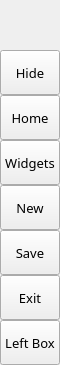
        <widget class="QFrame" name="leftMenuBg">
         <property name="minimumSize">
          <size>
           <width>60</width>
           <height>0</height>
          </size>
         </property>
         <property name="maximumSize">
          <size>
           <width>60</width>
           <height>16777215</height>
          </size>
         </property>
         <property name="frameShape">
          <enum>QFrame::NoFrame</enum>
         </property>
         <property name="frameShadow">
          <enum>QFrame::Raised</enum>
         </property>
         <layout class="QVBoxLayout" name="verticalLayout_3">
          <property name="spacing">
           <number>0</number>
          </property>
          <property name="leftMargin">
           <number>0</number>
          </property>
          <property name="topMargin">
           <number>0</number>
          </property>
          <property name="rightMargin">
           <number>0</number>
          </property>
          <property name="bottomMargin">
           <number>0</number>
          </property>
          <item>
           <widget class="QFrame" name="topLogoInfo">
            <property name="minimumSize">
             <size>
              <width>0</width>
              <height>50</height>
             </size>
            </property>
            <property name="maximumSize">
             <size>
              <width>16777215</width>
              <height>50</height>
             </size>
            </property>
            <property name="frameShape">
             <enum>QFrame::NoFrame</enum>
            </property>
            <property name="frameShadow">
             <enum>QFrame::Raised</enum>
            </property>
            <widget class="QFrame" name="topLogo">
             <property name="geometry">
              <rect>
               <x>10</x>
               <y>5</y>
               <width>42</width>
               <height>42</height>
              </rect>
             </property>
             <property name="minimumSize">
              <size>
               <width>42</width>
               <height>42</height>
              </size>
             </property>
             <property name="maximumSize">
              <size>
               <width>42</width>
               <height>42</height>
              </size>
             </property>
             <property name="frameShape">
              <enum>QFrame::NoFrame</enum>
             </property>
             <property name="frameShadow">
              <enum>QFrame::Raised</enum>
             </property>
            </widget>
            <widget class="QLabel" name="titleLeftApp">
             <property name="geometry">
              <rect>
               <x>70</x>
               <y>8</y>
               <width>160</width>
               <height>20</height>
              </rect>
             </property>
             <property name="font">
              <font>
               <family>Gotham Semibold</family>
               <pointsize>12</pointsize>
               <italic>false</italic>
               <bold>false</bold>
              </font>
             </property>
             <property name="text">
              <string>PyDracula</string>
             </property>
             <property name="alignment">
              <set>Qt::AlignLeading|Qt::AlignLeft|Qt::AlignTop</set>
             </property>
            </widget>
            <widget class="QLabel" name="titleLeftDescription">
             <property name="geometry">
              <rect>
               <x>70</x>
               <y>27</y>
               <width>160</width>
               <height>16</height>
              </rect>
             </property>
             <property name="maximumSize">
              <size>
               <width>16777215</width>
               <height>16</height>
              </size>
             </property>
             <property name="font">
              <font>
               <family>Gotham</family>
               <pointsize>8</pointsize>
               <italic>false</italic>
               <bold>false</bold>
              </font>
             </property>
             <property name="text">
              <string>Modern GUI / Flat Style</string>
             </property>
             <property name="alignment">
              <set>Qt::AlignLeading|Qt::AlignLeft|Qt::AlignTop</set>
             </property>
            </widget>
           </widget>
          </item>
          <item>
           <widget class="QFrame" name="leftMenuFrame">
            <property name="frameShape">
             <enum>QFrame::NoFrame</enum>
            </property>
            <property name="frameShadow">
             <enum>QFrame::Raised</enum>
            </property>
            <layout class="QVBoxLayout" name="verticalMenuLayout">
             <property name="spacing">
              <number>0</number>
             </property>
             <property name="leftMargin">
              <number>0</number>
             </property>
             <property name="topMargin">
              <number>0</number>
             </property>
             <property name="rightMargin">
              <number>0</number>
             </property>
             <property name="bottomMargin">
              <number>0</number>
             </property>
             <item>
              <widget class="QFrame" name="toggleBox">
               <property name="maximumSize">
                <size>
                 <width>16777215</width>
                 <height>45</height>
                </size>
               </property>
               <property name="frameShape">
                <enum>QFrame::NoFrame</enum>
               </property>
               <property name="frameShadow">
                <enum>QFrame::Raised</enum>
               </property>
               <layout class="QVBoxLayout" name="verticalLayout_4">
                <property name="spacing">
                 <number>0</number>
                </property>
                <property name="leftMargin">
                 <number>0</number>
                </property>
                <property name="topMargin">
                 <number>0</number>
                </property>
                <property name="rightMargin">
                 <number>0</number>
                </property>
                <property name="bottomMargin">
                 <number>0</number>
                </property>
                <item>
                 <widget class="QPushButton" name="toggleButton">
                  <property name="sizePolicy">
                   <sizepolicy hsizetype="Expanding" vsizetype="Fixed">
                    <horstretch>0</horstretch>
                    <verstretch>0</verstretch>
                   </sizepolicy>
                  </property>
                  <property name="minimumSize">
                   <size>
                    <width>0</width>
                    <height>45</height>
                   </size>
                  </property>
                  <property name="font">
                   <font>
                    <family>Gotham</family>
                    <pointsize>10</pointsize>
                    <italic>false</italic>
                    <bold>false</bold>
                   </font>
                  </property>
                  <property name="cursor">
                   <cursorShape>PointingHandCursor</cursorShape>
                  </property>
                  <property name="layoutDirection">
                   <enum>Qt::LeftToRight</enum>
                  </property>
                  <property name="styleSheet">
                   <string notr="true">background-image: url(:/icons/images/icons/icon_menu.png);</string>
                  </property>
                  <property name="text">
                   <string>Hide</string>
                  </property>
                 </widget>
                </item>
               </layout>
              </widget>
             </item>
             <item alignment="Qt::AlignTop">
              <widget class="QFrame" name="topMenu">
               <property name="frameShape">
                <enum>QFrame::NoFrame</enum>
               </property>
               <property name="frameShadow">
                <enum>QFrame::Raised</enum>
               </property>
               <layout class="QVBoxLayout" name="verticalLayout_8">
                <property name="spacing">
                 <number>0</number>
                </property>
                <property name="leftMargin">
                 <number>0</number>
                </property>
                <property name="topMargin">
                 <number>0</number>
                </property>
                <property name="rightMargin">
                 <number>0</number>
                </property>
                <property name="bottomMargin">
                 <number>0</number>
                </property>
                <item>
                 <widget class="QPushButton" name="btn_home">
                  <property name="sizePolicy">
                   <sizepolicy hsizetype="Expanding" vsizetype="Fixed">
                    <horstretch>0</horstretch>
                    <verstretch>0</verstretch>
                   </sizepolicy>
                  </property>
                  <property name="minimumSize">
                   <size>
                    <width>0</width>
                    <height>45</height>
                   </size>
                  </property>
                  <property name="font">
                   <font>
                    <family>Gotham</family>
                    <pointsize>10</pointsize>
                    <italic>false</italic>
                    <bold>false</bold>
                   </font>
                  </property>
                  <property name="cursor">
                   <cursorShape>PointingHandCursor</cursorShape>
                  </property>
                  <property name="layoutDirection">
                   <enum>Qt::LeftToRight</enum>
                  </property>
                  <property name="styleSheet">
                   <string notr="true">background-image: url(:/icons/images/icons/cil-home.png);</string>
                  </property>
                  <property name="text">
                   <string>Home</string>
                  </property>
                 </widget>
                </item>
                <item>
                 <widget class="QPushButton" name="btn_widgets">
                  <property name="sizePolicy">
                   <sizepolicy hsizetype="Expanding" vsizetype="Fixed">
                    <horstretch>0</horstretch>
                    <verstretch>0</verstretch>
                   </sizepolicy>
                  </property>
                  <property name="minimumSize">
                   <size>
                    <width>0</width>
                    <height>45</height>
                   </size>
                  </property>
                  <property name="font">
                   <font>
                    <family>Gotham</family>
                    <pointsize>10</pointsize>
                    <italic>false</italic>
                    <bold>false</bold>
                   </font>
                  </property>
                  <property name="cursor">
                   <cursorShape>PointingHandCursor</cursorShape>
                  </property>
                  <property name="layoutDirection">
                   <enum>Qt::LeftToRight</enum>
                  </property>
                  <property name="styleSheet">
                   <string notr="true">background-image: url(:/icons/images/icons/cil-gamepad.png);</string>
                  </property>
                  <property name="text">
                   <string>Widgets</string>
                  </property>
                 </widget>
                </item>
                <item>
                 <widget class="QPushButton" name="btn_new">
                  <property name="sizePolicy">
                   <sizepolicy hsizetype="Expanding" vsizetype="Fixed">
                    <horstretch>0</horstretch>
                    <verstretch>0</verstretch>
                   </sizepolicy>
                  </property>
                  <property name="minimumSize">
                   <size>
                    <width>0</width>
                    <height>45</height>
                   </size>
                  </property>
                  <property name="font">
                   <font>
                    <family>Gotham</family>
                    <pointsize>10</pointsize>
                    <italic>false</italic>
                    <bold>false</bold>
                   </font>
                  </property>
                  <property name="cursor">
                   <cursorShape>PointingHandCursor</cursorShape>
                  </property>
                  <property name="layoutDirection">
                   <enum>Qt::LeftToRight</enum>
                  </property>
                  <property name="styleSheet">
                   <string notr="true">background-image: url(:/icons/images/icons/cil-file.png);</string>
                  </property>
                  <property name="text">
                   <string>New</string>
                  </property>
                 </widget>
                </item>
                <item>
                 <widget class="QPushButton" name="btn_save">
                  <property name="sizePolicy">
                   <sizepolicy hsizetype="Expanding" vsizetype="Fixed">
                    <horstretch>0</horstretch>
                    <verstretch>0</verstretch>
                   </sizepolicy>
                  </property>
                  <property name="minimumSize">
                   <size>
                    <width>0</width>
                    <height>45</height>
                   </size>
                  </property>
                  <property name="font">
                   <font>
                    <family>Gotham</family>
                    <pointsize>10</pointsize>
                    <italic>false</italic>
                    <bold>false</bold>
                   </font>
                  </property>
                  <property name="cursor">
                   <cursorShape>PointingHandCursor</cursorShape>
                  </property>
                  <property name="layoutDirection">
                   <enum>Qt::LeftToRight</enum>
                  </property>
                  <property name="styleSheet">
                   <string notr="true">background-image: url(:/icons/images/icons/cil-save.png)</string>
                  </property>
                  <property name="text">
                   <string>Save</string>
                  </property>
                 </widget>
                </item>
                <item>
                 <widget class="QPushButton" name="btn_exit">
                  <property name="sizePolicy">
                   <sizepolicy hsizetype="Expanding" vsizetype="Fixed">
                    <horstretch>0</horstretch>
                    <verstretch>0</verstretch>
                   </sizepolicy>
                  </property>
                  <property name="minimumSize">
                   <size>
                    <width>0</width>
                    <height>45</height>
                   </size>
                  </property>
                  <property name="font">
                   <font>
                    <family>Gotham</family>
                    <pointsize>10</pointsize>
                    <italic>false</italic>
                    <bold>false</bold>
                   </font>
                  </property>
                  <property name="cursor">
                   <cursorShape>PointingHandCursor</cursorShape>
                  </property>
                  <property name="layoutDirection">
                   <enum>Qt::LeftToRight</enum>
                  </property>
                  <property name="styleSheet">
                   <string notr="true">background-image: url(:/icons/images/icons/cil-x.png);</string>
                  </property>
                  <property name="text">
                   <string>Exit</string>
                  </property>
                 </widget>
                </item>
               </layout>
              </widget>
             </item>
             <item alignment="Qt::AlignBottom">
              <widget class="QFrame" name="bottomMenu">
               <property name="frameShape">
                <enum>QFrame::NoFrame</enum>
               </property>
               <property name="frameShadow">
                <enum>QFrame::Raised</enum>
               </property>
               <layout class="QVBoxLayout" name="verticalLayout_9">
                <property name="spacing">
                 <number>0</number>
                </property>
                <property name="leftMargin">
                 <number>0</number>
                </property>
                <property name="topMargin">
                 <number>0</number>
                </property>
                <property name="rightMargin">
                 <number>0</number>
                </property>
                <property name="bottomMargin">
                 <number>0</number>
                </property>
                <item>
                 <widget class="QPushButton" name="toggleLeftBox">
                  <property name="sizePolicy">
                   <sizepolicy hsizetype="Expanding" vsizetype="Fixed">
                    <horstretch>0</horstretch>
                    <verstretch>0</verstretch>
                   </sizepolicy>
                  </property>
                  <property name="minimumSize">
                   <size>
                    <width>0</width>
                    <height>45</height>
                   </size>
                  </property>
                  <property name="font">
                   <font>
                    <family>Gotham</family>
                    <pointsize>10</pointsize>
                    <italic>false</italic>
                    <bold>false</bold>
                   </font>
                  </property>
                  <property name="cursor">
                   <cursorShape>PointingHandCursor</cursorShape>
                  </property>
                  <property name="layoutDirection">
                   <enum>Qt::LeftToRight</enum>
                  </property>
                  <property name="styleSheet">
                   <string notr="true">background-image: url(:/icons/images/icons/icon_settings.png);</string>
                  </property>
                  <property name="text">
                   <string>Left Box</string>
                  </property>
                 </widget>
                </item>
               </layout>
              </widget>
             </item>
            </layout>
           </widget>
          </item>
         </layout>
        </widget>
